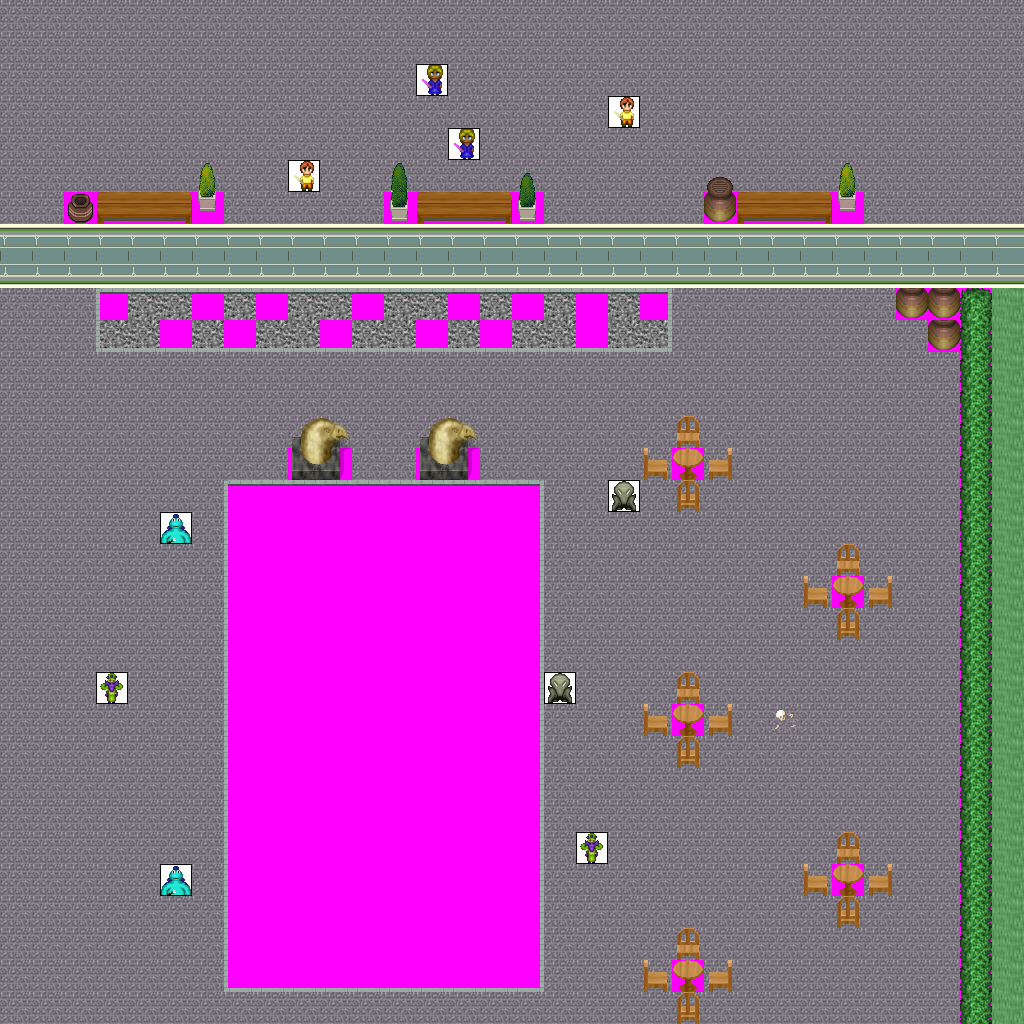

A 2D game scene composited from a Tiled map and its tileset images. What follows is a short description and the map's XML, with each tile layer's data collapsed to a summary:
An orthogonal 32x32 tile map with 32x32 px tiles, 7 tile layers (Ground, Objects, Above, Walkable, ...), 21 tilesets and 10 objects (5x newmap, from_west_0, from_west_1, from_north_0, from_north_1, ...).

<map version="1.0" orientation="orthogonal" width="32" height="32" tilewidth="32" tileheight="32">
 <tileset firstgid="1" name="ground_indoor_tiles" tilewidth="32" tileheight="32">
  <image source="../drawable/ground_indoor_tiles.png" width="64" height="128" />
 </tileset>
 <tileset firstgid="9" name="building_wall_int_blue_green" tilewidth="32" tileheight="32">
  <image source="../drawable/building_wall_int_blue_green.png" width="128" height="128" />
 </tileset>
 <tileset firstgid="25" name="item_corpse_skull_pale" tilewidth="32" tileheight="32">
  <image source="../drawable/item_corpse_skull_pale.png" width="64" height="32" />
 </tileset>
 <tileset firstgid="27" name="item_statue_eaglehead" tilewidth="32" tileheight="32">
  <image source="../drawable/item_statue_eaglehead.png" width="64" height="128" />
 </tileset>
 <tileset firstgid="35" name="ground_gravel" tilewidth="32" tileheight="32">
  <image source="../drawable/ground_gravel.png" width="32" height="32" />
 </tileset>
 <tileset firstgid="36" name="ground_ground" tilewidth="32" tileheight="32">
  <image source="../drawable/ground_ground.png" width="96" height="352" />
 </tileset>
 <tileset firstgid="69" name="plant_bush_hedge" tilewidth="32" tileheight="32">
  <image source="../drawable/plant_bush_hedge.png" width="160" height="224" />
 </tileset>
 <tileset firstgid="104" name="plant_bush_various_small" tilewidth="32" tileheight="32">
  <image source="../drawable/plant_bush_various_small.png" width="96" height="96" />
 </tileset>
 <tileset firstgid="113" name="item_pot_pot_purple" tilewidth="32" tileheight="32">
  <image source="../drawable/item_pot_pot_purple.png" width="32" height="32" />
 </tileset>
 <tileset firstgid="114" name="item_pot_pot_tall" tilewidth="32" tileheight="32">
  <image source="../drawable/item_pot_pot_tall.png" width="32" height="64" />
 </tileset>
 <tileset firstgid="116" name="furniture_chair_wooden_pale" tilewidth="32" tileheight="32">
  <image source="../drawable/furniture_chair_wooden_pale.png" width="64" height="64" />
 </tileset>
 <tileset firstgid="120" name="furniture_table_wooden" tilewidth="32" tileheight="32">
  <image source="../drawable/furniture_table_wooden.png" width="32" height="32" />
 </tileset>
 <tileset firstgid="121" name="building_wall_bricked_edges" tilewidth="32" tileheight="32">
  <image source="../drawable/building_wall_bricked_edges.png" width="160" height="160" />
 </tileset>
 <tileset firstgid="146" name="ground_water_dungeon_water" tilewidth="32" tileheight="32">
  <image source="../drawable/ground_water_dungeon_water.png" width="96" height="320" />
 </tileset>
 <tileset firstgid="176" name="plant_indoor_pot_plant_1" tilewidth="32" tileheight="32">
  <image source="../drawable/plant_indoor_pot_plant_1.png" width="192" height="64" />
 </tileset>
 <tileset firstgid="188" name="logic_creature_frogman" tilewidth="32" tileheight="32">
  <image source="../drawable/logic_creature_frogman.png" width="96" height="32" />
 </tileset>
 <tileset firstgid="191" name="logic_creature_human_little" tilewidth="32" tileheight="32">
  <image source="../drawable/logic_creature_human_little.png" width="64" height="32" />
 </tileset>
 <tileset firstgid="193" name="logic_creature_hybrid" tilewidth="32" tileheight="32">
  <image source="../drawable/logic_creature_hybrid.png" width="256" height="64" />
 </tileset>
 <tileset firstgid="209" name="logic_creature_oni" tilewidth="32" tileheight="32">
  <image source="../drawable/logic_creature_oni.png" width="160" height="32" />
 </tileset>
 <tileset firstgid="214" name="furniture_table_bench" tilewidth="32" tileheight="32">
  <image source="../drawable/furniture_table_bench.png" width="96" height="32" />
 </tileset>
 <tileset firstgid="217" name="walkable_sentinel" tilewidth="32" tileheight="32">
  <image source="../drawable/walkable_sentinel.png" width="32" height="32" />
 </tileset>
 <layer name="Ground" width="32" height="32">
  <data>[1024 cells, 1024 non-empty, 6 distinct tile ids]</data>
 </layer>
 <layer name="Objects" width="32" height="32">
  <data>[1024 cells, 15 non-empty, 5 distinct tile ids]</data>
 </layer>
 <layer name="Above" width="32" height="32">
  <data>[1024 cells, 12 non-empty, 6 distinct tile ids]</data>
 </layer>
 <layer name="Walkable" width="32" height="32">
  <data>[1024 cells, 288 non-empty, 1 distinct tile ids]</data>
 </layer>
 <layer name="Objects_stendhal" width="32" height="32">
  <data>[1024 cells, 218 non-empty, 26 distinct tile ids]</data>
 </layer>
 <layer name="Above_stendhal" width="32" height="32">
  <data>[1024 cells, 0 non-empty, 0 distinct tile ids]</data>
 </layer>
 <layer name="Objects_stendhal2" width="32" height="32">
  <data>[1024 cells, 10 non-empty, 5 distinct tile ids]</data>
 </layer>
 <objectgroup name="Mapevents" width="32" height="32">
  <object name="exit_east_0" type="newmap" x="992" y="0" width="32" height="192">
   <properties>
    <property name="map" value="level_1_fado_great_cave_e3_x1_y2" />
    <property name="place" value="from_east_0" />
   </properties>
  </object>
  <object name="exit_east_1" type="newmap" x="992" y="288" width="32" height="736">
   <properties>
    <property name="map" value="level_1_fado_great_cave_e3_x1_y2" />
    <property name="place" value="from_east_1" />
   </properties>
  </object>
  <object name="exit_south_0" type="newmap" x="0" y="992" width="960" height="32">
   <properties>
    <property name="map" value="level_1_fado_great_cave_e3_x0_y3" />
    <property name="place" value="from_south_0" />
   </properties>
  </object>
  <object name="exit_south_1" type="newmap" x="992" y="992" width="32" height="32">
   <properties>
    <property name="map" value="level_1_fado_great_cave_e3_x0_y3" />
    <property name="place" value="from_south_1" />
   </properties>
  </object>
  <object name="exit_north_0" type="newmap" x="0" y="0" width="1024" height="32">
   <properties>
    <property name="map" value="level_1_fado_great_cave_e3_x0_y1" />
    <property name="place" value="from_north_0" />
   </properties>
  </object>
 </objectgroup>
 <objectgroup name="Spawn" width="32" height="32">
  <object name="from_west_0" x="992" y="96" width="32" height="32" />
  <object name="from_west_1" x="992" y="640" width="32" height="32" />
  <object name="from_north_0" x="480" y="992" width="32" height="32" />
  <object name="from_north_1" x="992" y="992" width="32" height="32" />
  <object name="from_south_0" x="512" y="0" width="32" height="32" />
 </objectgroup>
 <objectgroup name="Keys" width="32" height="32" />
 <objectgroup name="Replace" width="32" height="32" />
</map>
